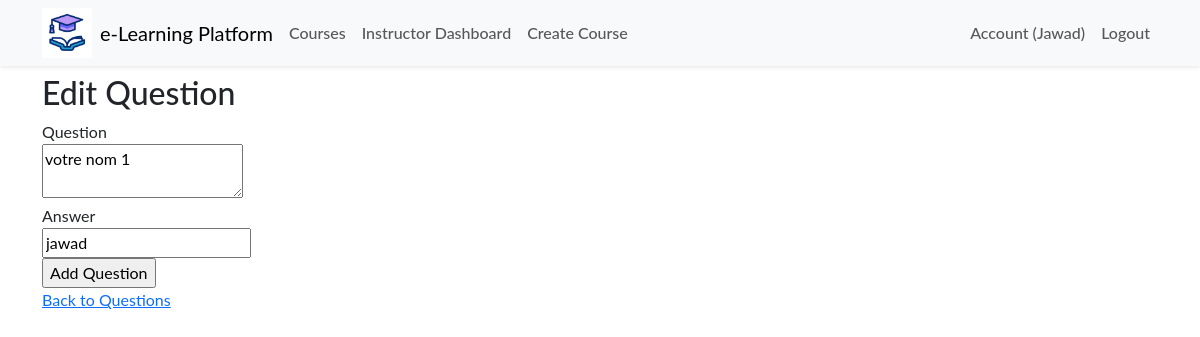
Page /courses/question/1/edit (signed in) on the committed database.
### app/models.py (models this page shows, shortened)
class User(db.Model, UserMixin):
    id = db.Column(db.Integer, primary_key=True)
    name = db.Column(db.String(50), nullable=False)
    email = db.Column(db.String(120), unique=True, nullable=False)
    role = db.Column(db.String(10))  # 'student' or 'instructor'
    password_hash = db.Column(db.String(128), nullable=False)
    created_at = db.Column(db.DateTime, default=datetime.utcnow)

class Question(db.Model):
    id = db.Column(db.Integer, primary_key=True)
    question_text = db.Column(db.Text, nullable=False)
    answer = db.Column(db.String(100), nullable=False)
    quiz_id = db.Column(db.Integer, db.ForeignKey('quiz.id'), nullable=False)
    quiz = db.relationship('Quiz', backref='questions', lazy=True)

### app/routes/course.py (the view)
@bp.route('/question/<int:question_id>/edit', methods=['GET', 'POST'])
@login_required
def edit_question(question_id):
    question = Question.query.get_or_404(question_id)
    quiz = question.quiz
    course = quiz.course
    if current_user.role != 'instructor' or course.teacher_id != current_user.id:
        flash('Only instructors can edit questions.', 'danger')
        return redirect(url_for('main.index'))
    form = QuestionForm(obj=question)
    if form.validate_on_submit():
        question.question_text = form.question_text.data
        question.answer = form.answer.data
        db.session.commit()
        flash('Question updated successfully!', 'success')
        return redirect(url_for('course.view_questions', quiz_id=quiz.id))
    return render_template('edit_question.html', form=form, question=question)

### app/routes/course.py
class QuestionForm(FlaskForm):
    question_text = TextAreaField('Question', validators=[DataRequired()])
    answer = StringField('Answer', validators=[DataRequired()])
    submit = SubmitField('Add Question')

### app/__init__.py (called while the page is built)
def create_app(config_class='config.Config'):
    app = Flask(__name__)
    app.config.from_object(config_class)
    db.init_app(app)
    migrate.init_app(app, db)
    login_manager.init_app(app)
    login_manager.login_view = 'auth.login'
    mail.init_app(app)
    from .models import User
    @login_manager.user_loader
    def load_user(user_id):
        return User.query.get(int(user_id))
    from .routes.main import bp as main_bp
    from .routes.auth import bp as auth_bp
    from .routes.course import bp as course_bp
    app.register_blueprint(main_bp)
    app.register_blueprint(auth_bp)
    app.register_blueprint(course_bp)
    return app

### app/templates/edit_question.html (shortened to what this page needs)
{% extends 'layout.html' %}
{% block content %}
<h2>Edit Question</h2>
<form method="POST">
    <div>
        {{ form.question_text.label }}<br>
        {{ form.question_text() }}
    </div>
    <div>
        {{ form.answer.label }}<br>
        {{ form.answer() }}
    </div>
    <div>
        {{ form.submit() }}
    </div>
</form>
<a href="{{ url_for('course.view_questions', quiz_id=question.quiz.id) }}">Back to Questions</a>
{% endblock %}

### app/templates/layout.html (shortened to what this page needs)
<!DOCTYPE html>
<html lang="en">
  <head>
    <link href="https://cdn.jsdelivr.net/npm/bootstrap@5.3.3/dist/css/bootstrap.min.css" rel="stylesheet" />
    <link rel="stylesheet" href="{{ url_for('static', filename='css/main.css') }}" />
  </head>
  <body>
    <nav class="navbar navbar-expand-lg navbar-light bg-light shadow-sm sticky-top">
      <div class="container">
        <img width="50px" src="{{ url_for('static', filename='/img/icone.gif') }}" alt="">
        <a class="navbar-brand mx-2" href="{{ url_for('main.index') }}">e-Learning Platform</a>
        <div class="collapse navbar-collapse" id="navbarNav">
          <ul class="navbar-nav me-auto mb-2 mb-lg-0">
            <li class="nav-item">
              <a class="nav-link" href="{{ url_for('course.list_courses') }}">Courses</a>
            </li>
            {% if current_user.is_authenticated %}
              {% if current_user.role == 'instructor' %}
              <li class="nav-item">
                <a class="nav-link" href="{{ url_for('course.instructor_dashboard') }}">Instructor Dashboard</a>
              </li>
              <li class="nav-item">
                <a class="nav-link" href="{{ url_for('course.create_course') }}">Create Course</a>
              </li>
              {% elif current_user.role == 'student' %}
              <li class="nav-item">
                <a class="nav-link" href="{{ url_for('course.student_dashboard') }}">Student Dashboard</a>
              </li>
              {% endif %}
            {% endif %}
          </ul>
          <ul class="navbar-nav ms-auto">
            {% if current_user.is_authenticated %}
            <li class="nav-item">
              <a class="nav-link" href="{{ url_for('auth.account') }}">Account ({{ current_user.name }})</a>
            </li>
            <li class="nav-item">
              <a class="nav-link" href="{{ url_for('auth.logout') }}">Logout</a>
            </li>
            {% endif %}
          </ul>
        </div>
      </div>
    </nav>
    <div class="container mt-2">{% include 'flash_msg.html' %} {% block content %}{% endblock %}</div>
  </body>
</html>

### app/static/css/main.css (style rules this page uses)
:root { --vert: #7b9b2b; --roze: #fc83cd33; --blue: #0b76b488; }
* { font-family: 'Lato', sans-serif; }
.nav-link { font-weight: 500; position: relative; border: none; }
@media (min-width: 768px) { .nav-link { font-size: 1rem; } }
@media (min-width: 768px) { .nav-link::before { content: ''; position: absolute; bottom: 0; left: 50%; transform: translatex(-50%); width: 0%; height: 2px; background-color: var(--vert); visibility: hidden; transition: 0.3s ease-in-out; } }

### rows in the picture
User: name "Jawad"
Question: question_text "votre nom 1", answer "jawad"
